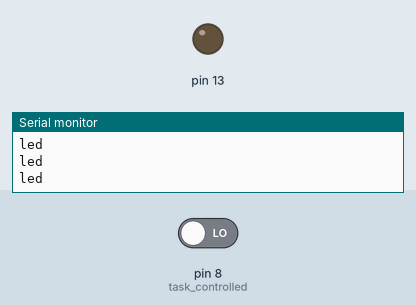
Recording of a sketch running on a simulated Arduino Uno, built with avr-gcc and run on an emulated ATmega328P. Parts: output pins drawn as LEDs (lit = HIGH), the last lines printed to the serial monitor. The inputs (shaded band) are chosen by the test bench; at power-on: pin 8 (task_controlled) LOW.

Above: at 2.7 s.
2.8 s: pin 8 (task_controlled) driven HIGH
At 3.7 s:
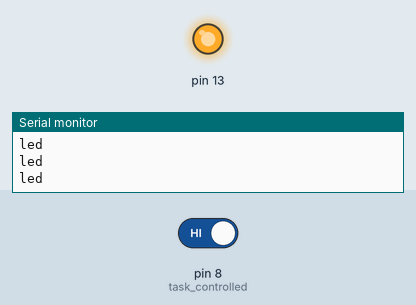
4.4 s: pin 8 (task_controlled) driven LOW
At 5.7 s:
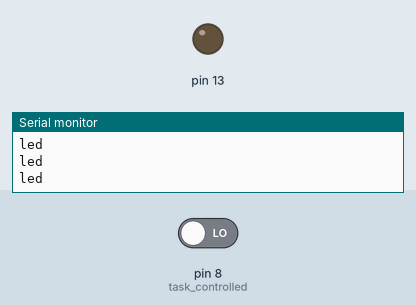
Timing chart, 0 to 7.4 s (numbered marks = the images above; inputs shaded):
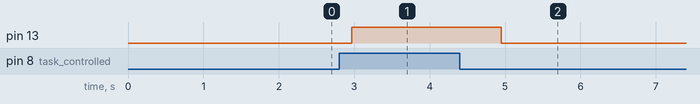

Measured:
- after the input at 2.8 s, pin 13: LOW → HIGH after 0.17 s
- after the input at 4.4 s, pin 13: HIGH → LOW after 0.55 s

The sketch:

RTOS_ledserial.ino
```cpp
#include <Arduino_FreeRTOS.h>
void task_controlled(void *param);
void task_print(void *param);
TaskHandle_t TaskHandle1;
TaskHandle_t TaskHandle2;
void setup() {
  Serial.begin(9600);
  pinMode(13,OUTPUT);
  pinMode(8,INPUT);
  xTaskCreate(task_controlled,"Task1",100,NULL,1,&TaskHandle1);
  xTaskCreate(task_print,"Task2",100,NULL,1,&TaskHandle2);
}
void loop() {}
void task_controlled(void *param){
  (void) param;
  while(true){
    digitalWrite(13,digitalRead(8));
    vTaskDelay(1000/portTICK_PERIOD_MS);
  }
}
void task_print(void *param){
  (void) param;
  while(true){
    Serial.println("led");
    vTaskDelay(1000/portTICK_PERIOD_MS);
  }
}
```
